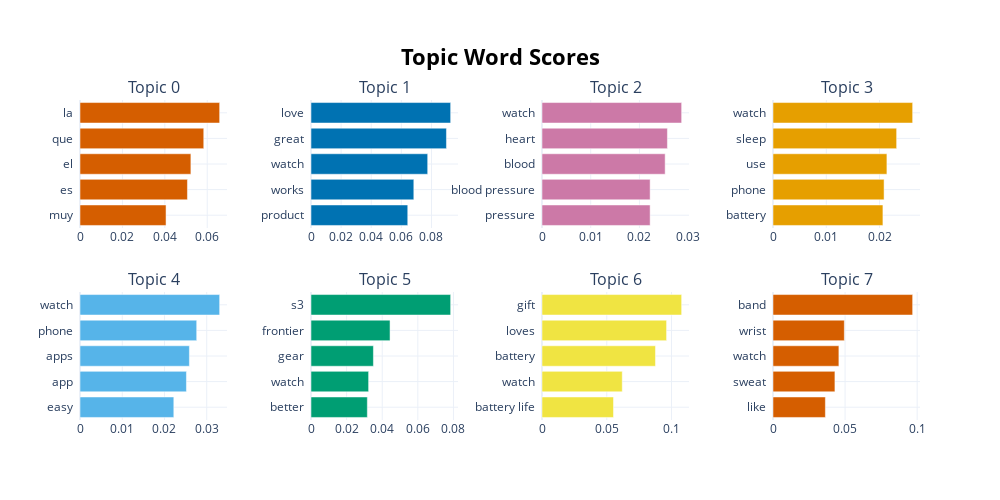

Notebook code for this chart:
### Code cell
model.visualize_barchart()

### Figure 1 — Plotly figure (JSON) as saved in the notebook; plotly's stock layout.template omitted (floating-point values rounded to 4 significant figures)
{"data": [{"marker": {"color": "#D55E00"}, "orientation": "h", "type": "bar", "x": [0.04057, 0.05066, 0.05229, 0.05835, 0.06585], "xaxis": "x", "y": ["muy  ", "es  ", "el  ", "que  ", "la  "], "yaxis": "y"}, {"marker": {"color": "#0072B2"}, "orientation": "h", "type": "bar", "x": [0.06425, 0.06828, 0.07749, 0.08996, 0.09274], "xaxis": "x2", "y": ["product  ", "works  ", "watch  ", "great  ", "love  "], "yaxis": "y2"}, {"marker": {"color": "#CC79A7"}, "orientation": "h", "type": "bar", "x": [0.0222, 0.0222, 0.02528, 0.02574, 0.02867], "xaxis": "x3", "y": ["pressure  ", "blood pressure  ", "blood  ", "heart  ", "watch  "], "yaxis": "y3"}, {"marker": {"color": "#E69F00"}, "orientation": "h", "type": "bar", "x": [0.02063, 0.02085, 0.02138, 0.02321, 0.02621], "xaxis": "x4", "y": ["battery  ", "phone  ", "use  ", "sleep  ", "watch  "], "yaxis": "y4"}, {"marker": {"color": "#56B4E9"}, "orientation": "h", "type": "bar", "x": [0.02221, 0.02519, 0.02589, 0.02762, 0.03306], "xaxis": "x5", "y": ["easy  ", "app  ", "apps  ", "phone  ", "watch  "], "yaxis": "y5"}, {"marker": {"color": "#009E73"}, "orientation": "h", "type": "bar", "x": [0.03164, 0.03235, 0.03505, 0.0444, 0.07844], "xaxis": "x6", "y": ["better  ", "watch  ", "gear  ", "frontier  ", "s3  "], "yaxis": "y6"}, {"marker": {"color": "#F0E442"}, "orientation": "h", "type": "bar", "x": [0.05522, 0.06197, 0.08762, 0.09619, 0.1078], "xaxis": "x7", "y": ["battery life  ", "watch  ", "battery  ", "loves  ", "gift  "], "yaxis": "y7"}, {"marker": {"color": "#D55E00"}, "orientation": "h", "type": "bar", "x": [0.03634, 0.04295, 0.04571, 0.04949, 0.09688], "xaxis": "x8", "y": ["like  ", "sweat  ", "watch  ", "wrist  ", "band  "], "yaxis": "y8"}], "layout": {"annotations": [{"font": {"size": 16}, "showarrow": false, "text": "Topic 0", "x": 0.0875, "xanchor": "center", "xref": "paper", "y": 1, "yanchor": "bottom", "yref": "paper"}, {"font": {"size": 16}, "showarrow": false, "text": "Topic 1", "x": 0.3625, "xanchor": "center", "xref": "paper", "y": 1, "yanchor": "bottom", "yref": "paper"}, {"font": {"size": 16}, "showarrow": false, "text": "Topic 2", "x": 0.6375, "xanchor": "center", "xref": "paper", "y": 1, "yanchor": "bottom", "yref": "paper"}, {"font": {"size": 16}, "showarrow": false, "text": "Topic 3", "x": 0.9125, "xanchor": "center", "xref": "paper", "y": 1, "yanchor": "bottom", "yref": "paper"}, {"font": {"size": 16}, "showarrow": false, "text": "Topic 4", "x": 0.0875, "xanchor": "center", "xref": "paper", "y": 0.4, "yanchor": "bottom", "yref": "paper"}, {"font": {"size": 16}, "showarrow": false, "text": "Topic 5", "x": 0.3625, "xanchor": "center", "xref": "paper", "y": 0.4, "yanchor": "bottom", "yref": "paper"}, {"font": {"size": 16}, "showarrow": false, "text": "Topic 6", "x": 0.6375, "xanchor": "center", "xref": "paper", "y": 0.4, "yanchor": "bottom", "yref": "paper"}, {"font": {"size": 16}, "showarrow": false, "text": "Topic 7", "x": 0.9125, "xanchor": "center", "xref": "paper", "y": 0.4, "yanchor": "bottom", "yref": "paper"}], "height": 500, "hoverlabel": {"bgcolor": "white", "font": {"family": "Rockwell", "size": 16}}, "showlegend": false, "title": {"font": {"color": "Black", "size": 22}, "text": "<b>Topic Word Scores", "x": 0.5, "xanchor": "center", "yanchor": "top"}, "width": 1000, "xaxis": {"anchor": "y", "domain": [0, 0.175], "showgrid": true}, "xaxis2": {"anchor": "y2", "domain": [0.275, 0.45], "showgrid": true}, "xaxis3": {"anchor": "y3", "domain": [0.55, 0.725], "showgrid": true}, "xaxis4": {"anchor": "y4", "domain": [0.825, 1], "showgrid": true}, "xaxis5": {"anchor": "y5", "domain": [0, 0.175], "showgrid": true}, "xaxis6": {"anchor": "y6", "domain": [0.275, 0.45], "showgrid": true}, "xaxis7": {"anchor": "y7", "domain": [0.55, 0.725], "showgrid": true}, "xaxis8": {"anchor": "y8", "domain": [0.825, 1], "showgrid": true}, "yaxis": {"anchor": "x", "domain": [0.6, 1], "showgrid": true}, "yaxis2": {"anchor": "x2", "domain": [0.6, 1], "showgrid": true}, "yaxis3": {"anchor": "x3", "domain": [0.6, 1], "showgrid": true}, "yaxis4": {"anchor": "x4", "domain": [0.6, 1], "showgrid": true}, "yaxis5": {"anchor": "x5", "domain": [0, 0.4], "showgrid": true}, "yaxis6": {"anchor": "x6", "domain": [0, 0.4], "showgrid": true}, "yaxis7": {"anchor": "x7", "domain": [0, 0.4], "showgrid": true}, "yaxis8": {"anchor": "x8", "domain": [0, 0.4], "showgrid": true}}}
